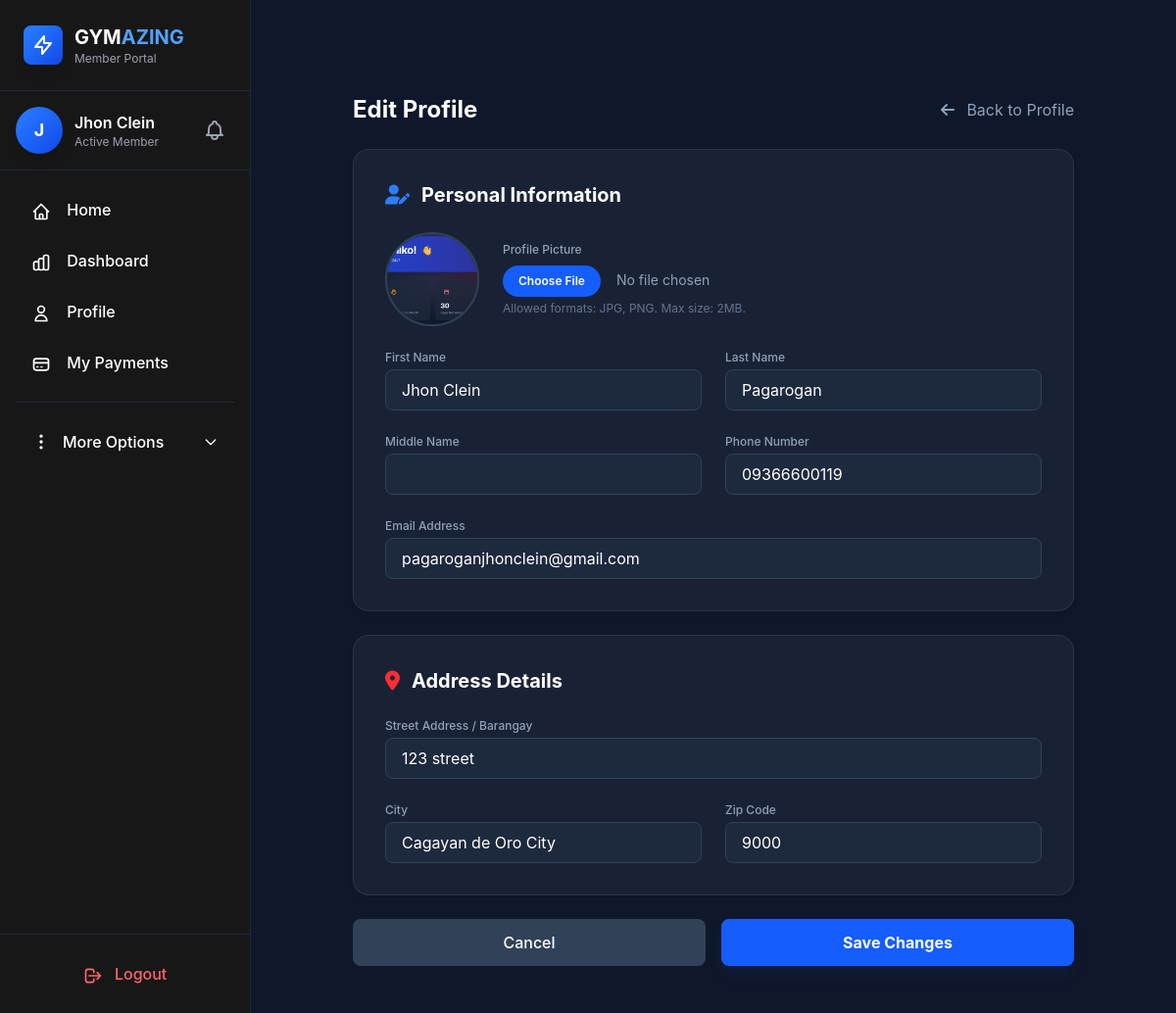
The app's page /index.php?controller=User&action=editProfile (signed in) with its own data.
### tables this page shows
CREATE TABLE `members` (
  `user_id` int(11) NOT NULL,
  `first_name` varchar(50) NOT NULL,
  `last_name` varchar(50) NOT NULL,
  `middle_name` varchar(50) DEFAULT NULL,
  `date_of_birth` date NOT NULL,
  `gender` enum('male','female','Others') NOT NULL,
  `email` varchar(50) NOT NULL,
  `profile_picture` varchar(255) DEFAULT NULL,
  `valid_id_picture` varchar(255) DEFAULT NULL,
  `phone_no` varchar(55) NOT NULL,
  `password` varchar(15) NOT NULL,
  `role` enum('admin','member','trainer') DEFAULT 'member',
  `created_at` date DEFAULT NULL,
  `status` enum('active','inactive','pending_approval','rejected') NOT NULL DEFAULT 'pending_approval'
);

CREATE TABLE `member_address` (
  `zip` int(10) NOT NULL,
  `street_address` varchar(100) NOT NULL,
  `city` varchar(100) NOT NULL
);

### views/edit_profile.php (the view, shortened to what the rows shown need)
<!DOCTYPE html>
<html lang="en">
<head>
    <script src="../public/assets/js/tailwindcss/tailwindcss.js"></script>
    <link rel="stylesheet" href="https://cdnjs.cloudflare.com/ajax/libs/font-awesome/6.4.0/css/all.min.css">
</head>
<body class="min-h-screen">
    <?php include __DIR__ . '/layouts/navbar.php'; ?>
    <main class="pt-24 pb-12 md:ml-64 transition-all duration-300">
        <div class="container mx-auto max-w-3xl px-4">
            <div class="mb-6 flex items-center justify-between">
                <h1 class="text-2xl font-bold text-white">Edit Profile</h1>
                <a href="index.php?controller=User&action=profile" class="text-slate-400 hover:text-white transition-colors">
                    <i class="fas fa-arrow-left mr-2"></i> Back to Profile
                </a>
            </div>
            <form action="index.php?controller=User&action=saveProfile" method="POST" enctype="multipart/form-data">
                <div class="glass-panel rounded-2xl p-8 mb-6">
                    <h2 class="text-xl font-bold text-white mb-6 flex items-center">
                        <i class="fas fa-user-edit text-blue-500 mr-3"></i> Personal Information
                    </h2>
                    <div class="mb-6 flex items-center gap-6">
                        <div class="relative group">
                            <div class="w-24 h-24 rounded-full overflow-hidden border-2 border-slate-700 bg-slate-800">
                                <?php if(!empty($user['profile_picture'])): ?>
                                    <img src="<?= htmlspecialchars($user['profile_picture']) ?>" alt="Profile" class="w-full h-full object-cover">
                                <?php else: ?>
                                    <div class="w-full h-full flex items-center justify-center text-slate-500 text-3xl">
                                        <i class="fas fa-user"></i>
                                    </div>
                                <?php endif; ?>
                            </div>
                        </div>
                        <div class="flex-1">
                            <label class="block text-xs font-medium text-slate-400 mb-2">Profile Picture</label>
                            <input type="file" name="profile_picture" accept="image/*"
                                   class="block w-full text-sm text-slate-400
                                   file:mr-4 file:py-2 file:px-4
                                   file:rounded-full file:border-0
                                   file:text-xs file:font-semibold
                                   file:bg-blue-600 file:text-white
                                   hover:file:bg-blue-700
                                   cursor-pointer">
                            <p class="text-xs text-slate-500 mt-1">Allowed formats: JPG, PNG. Max size: 2MB.</p>
                        </div>
                    </div>
                    <div class="grid grid-cols-1 md:grid-cols-2 gap-6">
                        <div>
                            <label class="block text-xs font-medium text-slate-400 mb-1">First Name</label>
                            <input type="text" name="first_name" value="<?= htmlspecialchars($user['first_name'] ?? '') ?>" required
                                   class="w-full px-4 py-2 bg-slate-800 border border-slate-700 rounded-lg text-white focus:border-blue-500 focus:outline-none transition-colors">
                        </div>
                        <div>
                            <label class="block text-xs font-medium text-slate-400 mb-1">Last Name</label>
                            <input type="text" name="last_name" value="<?= htmlspecialchars($user['last_name'] ?? '') ?>" required
                                   class="w-full px-4 py-2 bg-slate-800 border border-slate-700 rounded-lg text-white focus:border-blue-500 focus:outline-none transition-colors">
                        </div>
                        <div>
                            <label class="block text-xs font-medium text-slate-400 mb-1">Middle Name</label>
                            <input type="text" name="middle_name" value="<?= htmlspecialchars($user['middle_name'] ?? '') ?>"
                                   class="w-full px-4 py-2 bg-slate-800 border border-slate-700 rounded-lg text-white focus:border-blue-500 focus:outline-none transition-colors">
                        </div>
                        <div>
                            <label class="block text-xs font-medium text-slate-400 mb-1">Phone Number</label>
                            <input type="tel" name="phone_no" value="<?= htmlspecialchars($user['phone_no'] ?? '') ?>"
                                   class="w-full px-4 py-2 bg-slate-800 border border-slate-700 rounded-lg text-white focus:border-blue-500 focus:outline-none transition-colors">
                        </div>
                        <div class="md:col-span-2">
                            <label class="block text-xs font-medium text-slate-400 mb-1">Email Address</label>
                            <input type="email" name="email" value="<?= htmlspecialchars($user['email'] ?? '') ?>" required
                                   class="w-full px-4 py-2 bg-slate-800 border border-slate-700 rounded-lg text-white focus:border-blue-500 focus:outline-none transition-colors">
                        </div>
                    </div>
                </div>
                <div class="glass-panel rounded-2xl p-8 mb-6">
                    <h2 class="text-xl font-bold text-white mb-6 flex items-center">
                        <i class="fas fa-map-marker-alt text-red-500 mr-3"></i> Address Details
                    </h2>
                    <div class="grid grid-cols-1 md:grid-cols-2 gap-6">
                        <div class="md:col-span-2">
                            <label class="block text-xs font-medium text-slate-400 mb-1">Street Address / Barangay</label>
                            <input type="text" name="street_address" value="<?= htmlspecialchars($address['street_address'] ?? '') ?>" required
                                   class="w-full px-4 py-2 bg-slate-800 border border-slate-700 rounded-lg text-white focus:border-blue-500 focus:outline-none transition-colors">
                        </div>
                        <div>
                            <label class="block text-xs font-medium text-slate-400 mb-1">City</label>
                            <input type="text" name="city" value="<?= htmlspecialchars($address['city'] ?? '') ?>" required
                                   class="w-full px-4 py-2 bg-slate-800 border border-slate-700 rounded-lg text-white focus:border-blue-500 focus:outline-none transition-colors">
                        </div>
                        <div>
                            <label class="block text-xs font-medium text-slate-400 mb-1">Zip Code</label>
                            <input type="number" name="zip" value="<?= htmlspecialchars($address['zip'] ?? '') ?>" required
                                   class="w-full px-4 py-2 bg-slate-800 border border-slate-700 rounded-lg text-white focus:border-blue-500 focus:outline-none transition-colors">
                        </div>
                    </div>
                </div>
                <div class="flex gap-4">
                    <a href="index.php?controller=User&action=profile" class="flex-1 py-3 px-4 bg-slate-700 hover:bg-slate-600 text-white font-medium rounded-lg text-center transition-colors">
                        Cancel
                    </a>
                    <button type="submit" class="flex-1 py-3 px-4 bg-blue-600 hover:bg-blue-700 text-white font-bold rounded-lg shadow-lg shadow-blue-900/20 transition-colors">
                        Save Changes
                    </button>
                </div>
            </form>
        </div>
    </main>
</body>
</html>

### views/layouts/navbar.php (shortened to what the rows shown need)
<?php
include_once "./../App/models/User.php";
$userobj = new User();
$me = $userobj->getMember($_SESSION['user_id']);
$user_name = $me['first_name'];
$user_initial = substr($user_name, 0, 1);
?>
<!DOCTYPE html>
<html lang="en">
<head>
    <script src="../../public/assets/js/tailwindcss/tailwindcss.js"></script>
</head>
<body>
    <div class="sidebar fixed inset-y-0 left-0 w-64 bg-neutral-900 border-r border-gray-800 flex flex-col z-40">
        <div class="p-6 border-b border-gray-800">
            <div class="flex items-center justify-between">
                <div class="flex items-center space-x-3">
                    <div class="w-10 h-10 bg-gradient-to-br from-blue-500 to-blue-700 rounded-lg flex items-center justify-center shadow-lg">
                        <svg class="w-6 h-6 text-white" fill="none" stroke="currentColor" viewBox="0 0 24 24">
                            <path stroke-linecap="round" stroke-linejoin="round" stroke-width="2" d="M13 10V3L4 14h7v7l9-11h-7z"/>
                        </svg>
                    </div>
                    <div>
                        <h1 class="text-xl font-bold text-white">GYM<span class="text-blue-400">AZING</span></h1>
                        <p class="text-xs text-gray-400">Member Portal</p>
                    </div>
                </div>
            </div>
        </div>
        <div class="p-4 border-b border-gray-800 flex items-center justify-between">
            <div class="flex items-center space-x-3">
                <div class="w-12 h-12 bg-gradient-to-br from-blue-500 to-blue-700 rounded-full flex items-center justify-center text-white font-bold shadow-lg text-lg">
                    <?= $user_initial ?>
                </div>
                <div class="flex-1">
                    <p class="text-white font-semibold"><?= $user_name ?></p>
                    <p class="text-xs text-gray-400">Active Member</p>
                </div>
            </div>
            <div class="relative">
                <button onclick="toggleNotifications(event)" class="relative p-2 text-gray-400 hover:text-white hover:bg-gray-800 rounded-full transition focus:outline-none">
                </button>
            </div>
        </div>
        <nav class="flex-1 p-4 space-y-1 overflow-y-auto">
            <a href="index.php?controller=Home&action=index" class="nav-link block px-4 py-3 rounded-lg text-white font-medium hover:bg-gray-800 hover:text-blue-400 transition">
                <svg class="w-5 h-5 inline-block mr-3" fill="none" stroke="currentColor" viewBox="0 0 24 24">
                    <path stroke-linecap="round" stroke-linejoin="round" stroke-width="2" d="M3 12l2-2m0 0l7-7 7 7M5 10v10a1 1 0 001 1h3m10-11l2 2m-2-2v10a1 1 0 01-1 1h-3m-6 0a1 1 0 001-1v-4a1 1 0 011-1h2a1 1 0 011 1v4a1 1 0 001 1m-6 0h6"/>
                </svg>
                Home
            </a>
            <a href="index.php?controller=Dashboard&action=member" class="nav-link block px-4 py-3 rounded-lg text-white font-medium hover:bg-gray-800 hover:text-blue-400 transition">
                Dashboard
            </a>
            <a href="index.php?controller=user&action=profile" class="nav-link block px-4 py-3 rounded-lg text-white font-medium hover:bg-gray-800 hover:text-blue-400 transition">
                <svg class="w-5 h-5 inline-block mr-3" fill="none" stroke="currentColor" viewBox="0 0 24 24">
                    <path stroke-linecap="round" stroke-linejoin="round" stroke-width="2" d="M16 7a4 4 0 11-8 0 4 4 0 018 0zM12 14a7 7 0 00-7 7h14a7 7 0 00-7-7z"/>
                </svg>
                Profile
            </a>
            <a href="index.php?controller=Payment&action=planPayment" class="nav-link block px-4 py-3 rounded-lg text-white font-medium hover:bg-gray-800 hover:text-blue-400 transition">
                <svg class="w-5 h-5 inline-block mr-3" fill="none" stroke="currentColor" viewBox="0 0 24 24">
                    <path stroke-linecap="round" stroke-linejoin="round" stroke-width="2" d="M3 10h18M7 15h1m4 0h1m-7 4h12a3 3 0 003-3V8a3 3 0 00-3-3H6a3 3 0 00-3 3v8a3 3 0 003 3z"/>
                </svg>
                My Payments
            </a>
            <div class="pt-4 border-t border-gray-800 mt-4">
                <button id="moreOptionsBtn" class="w-full flex items-center justify-between px-4 py-3 rounded-lg text-white font-medium hover:bg-gray-800 hover:text-blue-400 transition">
                    <span class="flex items-center">
                        <svg class="w-5 h-5 inline-block mr-3" fill="none" stroke="currentColor" viewBox="0 0 24 24">
                            <path stroke-linecap="round" stroke-linejoin="round" stroke-width="2" d="M12 5v.01M12 12v.01M12 19v.01M12 6a1 1 0 110-2 1 1 0 010 2zm0 7a1 1 0 110-2 1 1 0 010 2zm0 7a1 1 0 110-2 1 1 0 010 2z"/>
                        </svg>
                        More Options
                    </span>
                    <svg class="w-4 h-4 dropdown-toggle" id="moreOptionsToggle" fill="none" stroke="currentColor" viewBox="0 0 24 24">
                        <path stroke-linecap="round" stroke-linejoin="round" stroke-width="2" d="M19 9l-7 7-7-7"/>
                    </svg>
                </button>
            </div>
        </nav>
        <div class="p-4 border-t border-gray-800">
            <a href="../views/auth/logout.php" class="block px-4 py-3 rounded-lg text-red-400 font-medium hover:bg-gray-800 transition text-center">
                <svg class="w-5 h-5 inline-block mr-2" fill="none" stroke="currentColor" viewBox="0 0 24 24">
                    <path stroke-linecap="round" stroke-linejoin="round" stroke-width="2" d="M17 16l4-4m0 0l-4-4m4 4H7m6 4v1a3 3 0 01-3 3H6a3 3 0 01-3-3V7a3 3 0 013-3h4a3 3 0 013 3v1"/>
                </svg>
                Logout
            </a>
        </div>
    </div>
</body>
</html>

### records on screen
members: first_name "J", first_name "Jhon Clein", profile_picture (picture), last_name "Pagarogan", phone_no "09366600119", email "pagaroganjhonclein@gmail.com"
member_address: street_address "123 street", city "Cagayan de Oro City", zip "9000"
